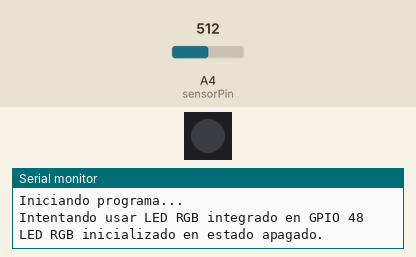
This sketch was run on a simulated Arduino Mega 2560, built with avr-gcc and run on an emulated ATmega2560. Shown: 1 RGB LEDs in strip order, left to right, the last lines printed to the serial monitor. Inputs (shaded band) come from the test bench; at power-on: A4 (sensorPin) = 512. Dim RGB values are drawn brighter than linear.

Above: at 3.0 s.
At 5.5 s:
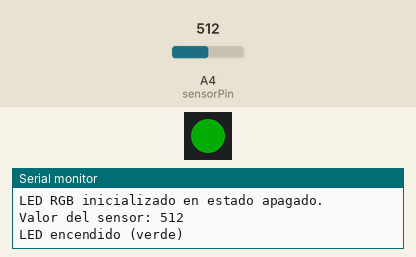
Timing chart, 0 to 7.5 s (numbered marks = the images above):
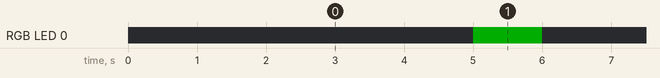

Measured:
- by itself, RGB LED 0: alternates RGB(0, 50, 0) for 1.0 s and off for 4.0 s

The sketch:

sketch_oct3.ino
```cpp
#include <Adafruit_NeoPixel.h>

// Definición de pines
const int sensorPin = 4;  // Pin analógico para el sensor (ajusta según tu sensor)
const int ledPin = 48;    // Pin para el LED RGB integrado (prueba GPIO 48, 38 o revisa tu placa)

// Configuración del LED RGB (NeoPixel)
#define NUM_LEDS 1  // Solo un LED integrado
Adafruit_NeoPixel led(NUM_LEDS, ledPin, NEO_GRB + NEO_KHZ800);

// Intervalos de tiempo (en milisegundos)
const unsigned long intervaloMedicion = 5000; // 5 segundos
const unsigned long intervaloLed = 1000;     // 1 segundo
unsigned long tiempoAnterior = 0;
bool ledEncendido = false;
unsigned long tiempoLedEncendido = 0;

void setup() {
  // Iniciar comunicación serial
  Serial.begin(115200);
  delay(1000); // Breve espera para estabilizar la conexión serial
  Serial.println("Iniciando programa...");
  Serial.print("Intentando usar LED RGB integrado en GPIO ");
  Serial.println(ledPin);

  // Configurar pin del sensor
  pinMode(sensorPin, INPUT);

  // Inicializar el LED RGB
  led.begin();
  led.setBrightness(50); // Brillo (0-255, 50 es moderado para no deslumbrar)
  led.setPixelColor(0, led.Color(0, 0, 0)); // Apagar el LED al inicio
  led.show();
  Serial.println("LED RGB inicializado en estado apagado.");
}

void loop() {
  unsigned long tiempoActual = millis();

  // Verificar si han pasado 5 segundos para la medición
  if (tiempoActual - tiempoAnterior >= intervaloMedicion) {
    // Realizar la medición
    int valorSensor = analogRead(sensorPin);

    // Mostrar el valor por el monitor serial
    Serial.print("Valor del sensor: ");
    Serial.println(valorSensor);

    // Encender el LED en verde
    led.setPixelColor(0, led.Color(0, 255, 0)); // Color verde (R=0, G=255, B=0)
    led.show();
    Serial.println("LED encendido (verde)");
    ledEncendido = true;
    tiempoLedEncendido = tiempoActual;

    // Actualizar el tiempo de la última medición
    tiempoAnterior = tiempoActual;
  }

  // Apagar el LED después de 1 segundo
  if (ledEncendido && (tiempoActual - tiempoLedEncendido >= intervaloLed)) {
    led.setPixelColor(0, led.Color(0, 0, 0)); // Apagar el LED
    led.show();
    Serial.println("LED apagado");
    ledEncendido = false;
  }
}
```
